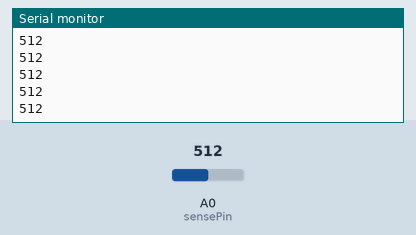
This sketch was run on a simulated Arduino Uno, built with avr-gcc and run on an emulated ATmega328P. Parts: the last lines printed to the serial monitor. Inputs (shaded band) come from the test bench; at power-on: A0 (sensePin) = 512.

Above: at 1.2 s.
1.3 s: A0 (sensePin) set to 716
At 1.9 s:
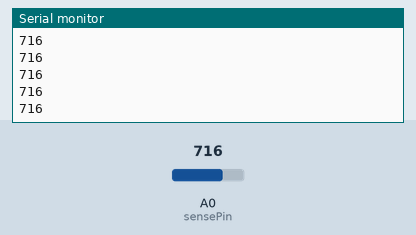
2.8 s: A0 (sensePin) set to 900
At 3.7 s:
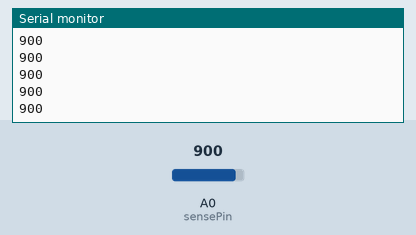
Timing chart, 0 to 5.8 s (numbered marks = the images above; inputs shaded):
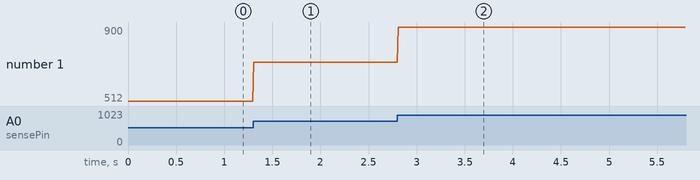

The sketch:

touch_plate_test.ino
```cpp
int sensePin = A0;
                   // outside leads to ground and +5V
int touchReadout = 0;  // variable to store the value read

void setup() {
  Serial.begin(9600);           //  setup serial
}

void loop() {
  touchReadout = analogRead(sensePin);  // read the input pin
//  if (touchReadout > 500) {
//    Serial.println("no touch detected");
//  } else {
//    Serial.println("touch detected");
//  }
  Serial.println(touchReadout);
  delay(10);
}
```

Measured:
- after the input at 1.3 s, the serial monitor: prints a new line at once (image 1)
- after the input at 2.8 s, the serial monitor: prints a new line at once (image 2)
- plotted number 1: 512 → 716 after the input at 1.3 s, 716 → 900 after the input at 2.8 s
